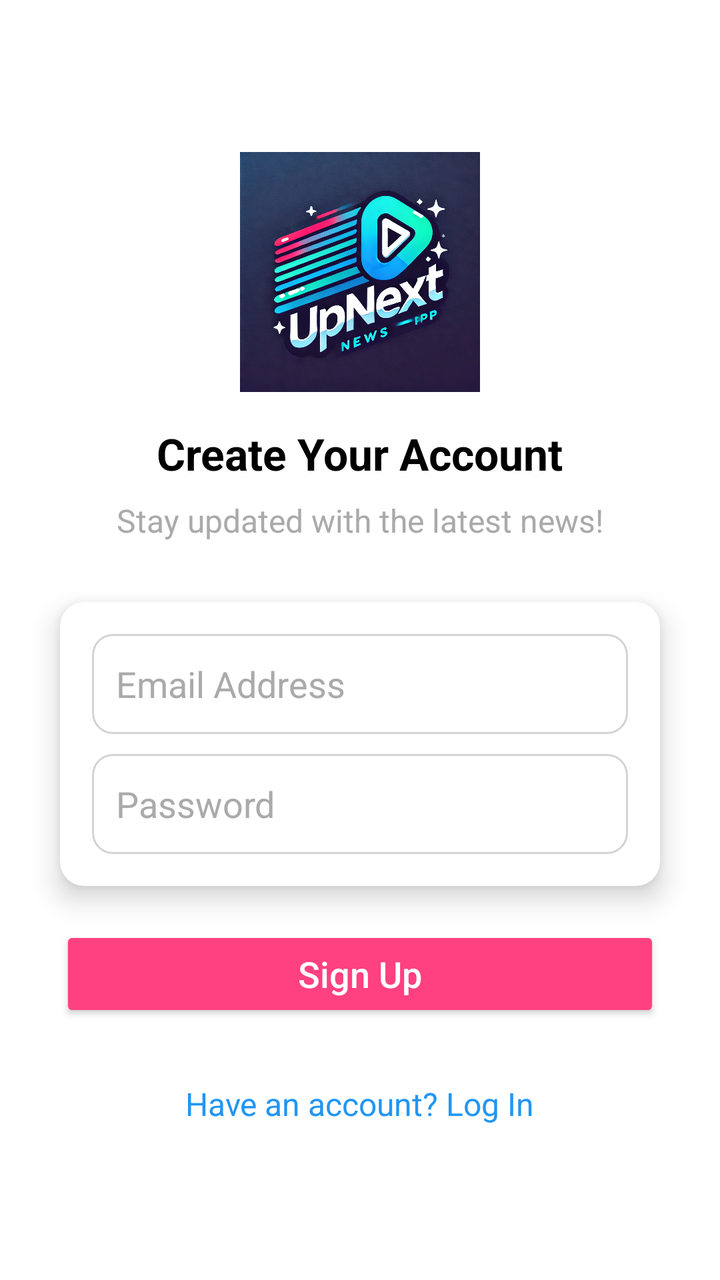
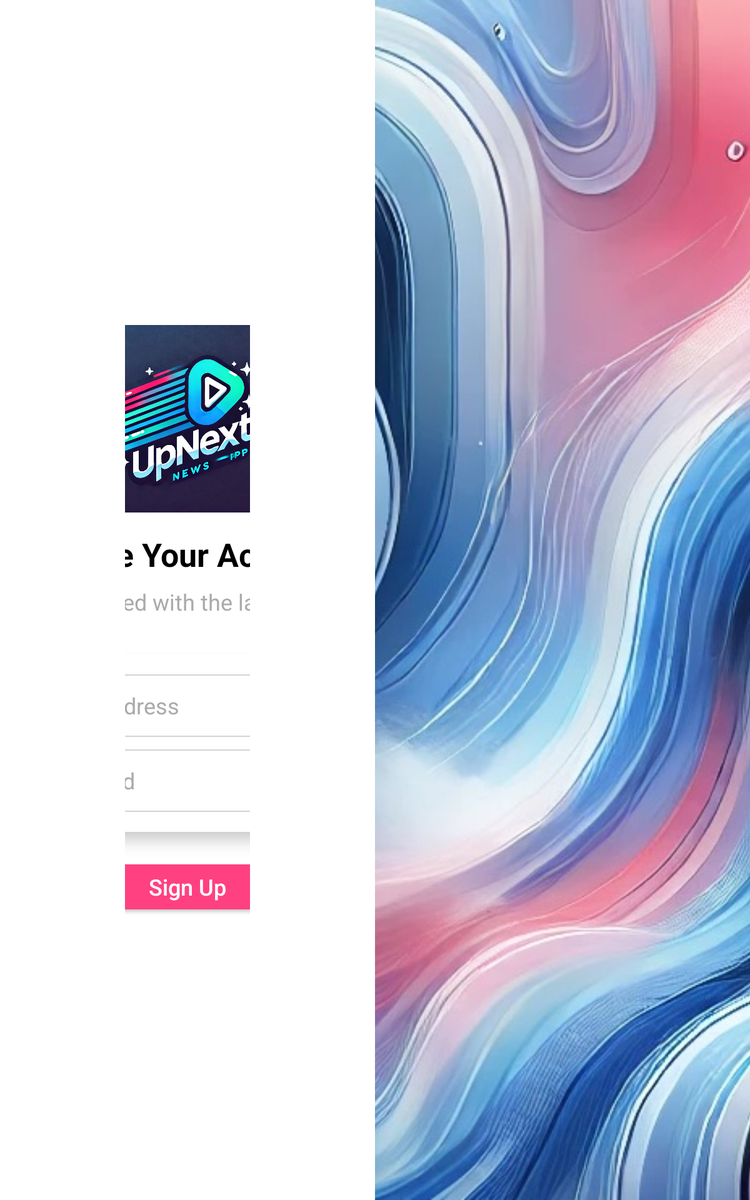

Compare how this app lays out the same screen by default and in its alternative resource folder. The renders come first, then the two layout files and the values they reference.
<!-- AndroidManifest.xml: application theme Theme.UpNext -->
<!-- res/layout/activity_sign_up.xml -->
<?xml version="1.0" encoding="utf-8"?>
<LinearLayout xmlns:android="http://schemas.android.com/apk/res/android"
    android:layout_width="match_parent"
    android:layout_height="match_parent"
    xmlns:app="http://schemas.android.com/apk/res-auto"
    android:orientation="horizontal"
    android:id="@+id/main"
    >

    
    <RelativeLayout
        android:layout_width="0dp"

        android:layout_height="match_parent"
        android:layout_weight="1"
        android:padding="16dp"
        android:background="@color/white">

        
        <ImageView
            android:id="@+id/logo"
            android:layout_width="120dp"
            android:layout_height="120dp"
            android:layout_centerHorizontal="true"
            android:layout_marginTop="60dp"
            android:contentDescription="@string/app_logo"
            android:src="@drawable/logo" />

        
        <TextView
            android:id="@+id/signupTitle"
            android:layout_width="wrap_content"
            android:layout_height="wrap_content"
            android:layout_below="@id/logo"
            android:layout_marginTop="16dp"
            android:layout_centerHorizontal="true"
            android:text="@string/create_your_account"
            android:fontFamily="sans-serif"
            android:textColor="@color/black"
            android:textSize="22sp"
            android:textStyle="bold" />

        
        <TextView
            android:id="@+id/signupSubtitle"
            android:layout_width="wrap_content"
            android:layout_height="wrap_content"
            android:layout_below="@id/signupTitle"
            android:layout_marginTop="8dp"
            android:layout_centerHorizontal="true"
            android:text="@string/stay_updated_with_the_latest_news"
            android:textColor="@android:color/darker_gray"
            android:textSize="16sp" />

        
        <androidx.cardview.widget.CardView
            android:id="@+id/card_inputs"
            android:layout_width="wrap_content"
            android:layout_height="wrap_content"
            android:layout_below="@id/signupSubtitle"
            android:layout_centerHorizontal="true"
            android:layout_marginTop="30dp"
            app:cardCornerRadius="12dp"
            app:cardElevation="8dp">

            <LinearLayout
                android:layout_width="300dp"
                android:layout_height="wrap_content"
                android:orientation="vertical"
                android:padding="16dp">

                
                <EditText
                    android:id="@+id/emailEditText"
                    android:layout_width="match_parent"
                    android:layout_height="50dp"
                    android:background="@drawable/edit_text_background"
                    android:hint="@string/email_address"
                    android:padding="12dp"
                    android:textColorHint="@android:color/darker_gray" />

                
                <View
                    android:layout_width="match_parent"
                    android:layout_height="10dp" />

                
                <EditText
                    android:id="@+id/passwordEditText"
                    android:layout_width="match_parent"
                    android:layout_height="50dp"
                    android:background="@drawable/edit_text_background"
                    android:hint="@string/password"
                    android:inputType="textPassword"
                    android:padding="12dp"
                    android:textColorHint="@android:color/darker_gray" />
            </LinearLayout>
        </androidx.cardview.widget.CardView>

        
        <Button
            android:id="@+id/signupButton"
            android:layout_width="300dp"
            android:layout_height="48dp"
            android:layout_below="@id/card_inputs"
            android:layout_centerHorizontal="true"
            android:layout_marginTop="20dp"
            android:text="@string/signup"
            android:backgroundTint="@color/colorAccent"
            android:textColor="@android:color/white"
            android:textAllCaps="false"
            android:textSize="18sp" />

        
        <TextView
            android:id="@+id/loginText"
            android:layout_width="wrap_content"
            android:layout_height="48dp"
            android:layout_below="@id/signupButton"
            android:layout_centerHorizontal="true"
            android:layout_marginTop="30dp"
            android:onClick="switchToLogin"
            android:text="@string/Login_text_view"
            android:textColor="@color/colorPrimary"
            android:textSize="16sp" />
    </RelativeLayout>

    

</LinearLayout>
<!-- resources referenced by this layout -->
<resources>
  <color name="black">#FF000000</color>
  <color name="colorAccent">#FF4081</color>
  <color name="colorPrimary">#2196F3</color>
  <color name="white">#FFFFFFFF</color>
  <!-- drawable edit_text_background (drawable) -->
  <?xml version="1.0" encoding="utf-8"?>
  <shape xmlns:android="http://schemas.android.com/apk/res/android" android:shape="rectangle">
      <solid android:color="#FFFFFF" />
      <corners android:radius="10dp" />
      <stroke android:width="1dp" android:color="#d3d3d3" />
  </shape>
  <!-- drawable logo: png bitmap (drawable, 259062 bytes) -->
  <string name="Login_text_view">Have an account? Log In</string>
  <string name="app_logo">App Logo</string>
  <string name="create_your_account">Create Your Account</string>
  <string name="email_address">Email Address</string>
  <string name="password">Password</string>
  <string name="signup">Sign Up</string>
  <string name="stay_updated_with_the_latest_news">Stay updated with the latest news!</string>
  <style name="Theme.UpNext" parent="Base.Theme.UpNext" />
  <style name="Base.Theme.UpNext" parent="Theme.AppCompat.Light.DarkActionBar">
          
          
      </style>
</resources>
<!-- res/layout-sw600dp/activity_sign_up.xml (the repository's variant of the layout above) -->
<!-- drawn on a 7-inch tablet held upright -->
<LinearLayout xmlns:android="http://schemas.android.com/apk/res/android"
    android:layout_width="match_parent"
    android:layout_height="match_parent"
    android:id="@+id/main"
    xmlns:app="http://schemas.android.com/apk/res-auto"
    android:orientation="horizontal">

    
    <RelativeLayout
        android:layout_width="0dp"
        android:layout_height="match_parent"
        android:layout_weight="1"
        android:padding="200dp"
        android:background="@color/white">

        
        <ImageView
            android:id="@+id/logo"
            android:layout_width="150dp"
            android:layout_height="150dp"
            android:layout_centerHorizontal="true"
            android:layout_marginTop="60dp"
            android:contentDescription="@string/app_logo"
            android:src="@drawable/logo" />

        
        <TextView
            android:id="@+id/signupTitle"
            android:layout_width="wrap_content"
            android:layout_height="wrap_content"
            android:layout_below="@id/logo"
            android:layout_marginTop="16dp"
            android:layout_centerHorizontal="true"
            android:text="@string/create_your_account"
            android:fontFamily="sans-serif"
            android:textColor="@color/black"
            android:textSize="26sp"
            android:textStyle="bold" />

        
        <TextView
            android:id="@+id/signupSubtitle"
            android:layout_width="wrap_content"
            android:layout_height="wrap_content"
            android:layout_below="@id/signupTitle"
            android:layout_marginTop="8dp"
            android:layout_centerHorizontal="true"
            android:text="@string/stay_updated_with_the_latest_news"
            android:textColor="@android:color/darker_gray"
            android:textSize="18sp" />

        
        <androidx.cardview.widget.CardView
            android:id="@+id/card_inputs"
            android:layout_width="wrap_content"
            android:layout_height="wrap_content"
            android:layout_below="@id/signupSubtitle"
            android:layout_centerHorizontal="true"
            android:layout_marginTop="30dp"
            app:cardCornerRadius="12dp"
            app:cardElevation="8dp">

            <LinearLayout
                android:layout_width="300dp"
                android:layout_height="wrap_content"
                android:orientation="vertical"
                android:padding="16dp">

                
                <EditText
                    android:id="@+id/emailEditText"
                    android:layout_width="match_parent"
                    android:layout_height="50dp"
                    android:background="@drawable/edit_text_background"
                    android:hint="@string/email_address"
                    android:padding="12dp"
                    android:textColorHint="@android:color/darker_gray" />

                
                <View
                    android:layout_width="match_parent"
                    android:layout_height="10dp" />

                
                <EditText
                    android:id="@+id/passwordEditText"
                    android:layout_width="match_parent"
                    android:layout_height="50dp"
                    android:background="@drawable/edit_text_background"
                    android:hint="@string/password"
                    android:inputType="textPassword"
                    android:padding="12dp"
                    android:textColorHint="@android:color/darker_gray" />
            </LinearLayout>
        </androidx.cardview.widget.CardView>

        
        <Button
            android:id="@+id/signupButton"
            android:layout_width="300dp"
            android:layout_height="wrap_content"
            android:layout_below="@id/card_inputs"
            android:layout_centerHorizontal="true"
            android:layout_marginTop="20dp"
            android:text="@string/signup"
            android:backgroundTint="@color/colorAccent"
            android:textColor="@android:color/white"
            android:textAllCaps="false"
            android:textSize="18sp" />

        
        <TextView
            android:id="@+id/loginText"
            android:layout_width="wrap_content"
            android:layout_height="48dp"
            android:layout_below="@id/signupButton"
            android:layout_centerHorizontal="true"
            android:layout_marginTop="30dp"
            android:text="@string/Login_text_view"
            android:onClick="switchToLogin"
            android:textColor="@color/colorPrimary"
            android:textSize="16sp" />
    </RelativeLayout>

    
    <ImageView
        android:layout_width="0dp"
        android:layout_height="match_parent"
        android:layout_weight="1"
        android:scaleType="centerCrop"
        android:src="@drawable/decorative_background" />
</LinearLayout>
<!-- resources referenced by the variant -->
<!-- as a 7-inch tablet held upright resolves them -->
<resources>
  <color name="black">#FF000000</color>
  <color name="colorAccent">#FF4081</color>
  <color name="colorPrimary">#2196F3</color>
  <color name="white">#FFFFFFFF</color>
  <!-- drawable decorative_background: jpg bitmap (drawable, 235620 bytes) -->
  <!-- drawable edit_text_background (drawable) -->
  <?xml version="1.0" encoding="utf-8"?>
  <shape xmlns:android="http://schemas.android.com/apk/res/android" android:shape="rectangle">
      <solid android:color="#FFFFFF" />
      <corners android:radius="10dp" />
      <stroke android:width="1dp" android:color="#d3d3d3" />
  </shape>
  <!-- drawable logo: png bitmap (drawable, 259062 bytes) -->
  <string name="Login_text_view">Have an account? Log In</string>
  <string name="app_logo">App Logo</string>
  <string name="create_your_account">Create Your Account</string>
  <string name="email_address">Email Address</string>
  <string name="password">Password</string>
  <string name="signup">Sign Up</string>
  <string name="stay_updated_with_the_latest_news">Stay updated with the latest news!</string>
  <style name="Theme.UpNext" parent="Base.Theme.UpNext" />
  <style name="Base.Theme.UpNext" parent="Theme.AppCompat.Light.DarkActionBar">
          
          
      </style>
</resources>
